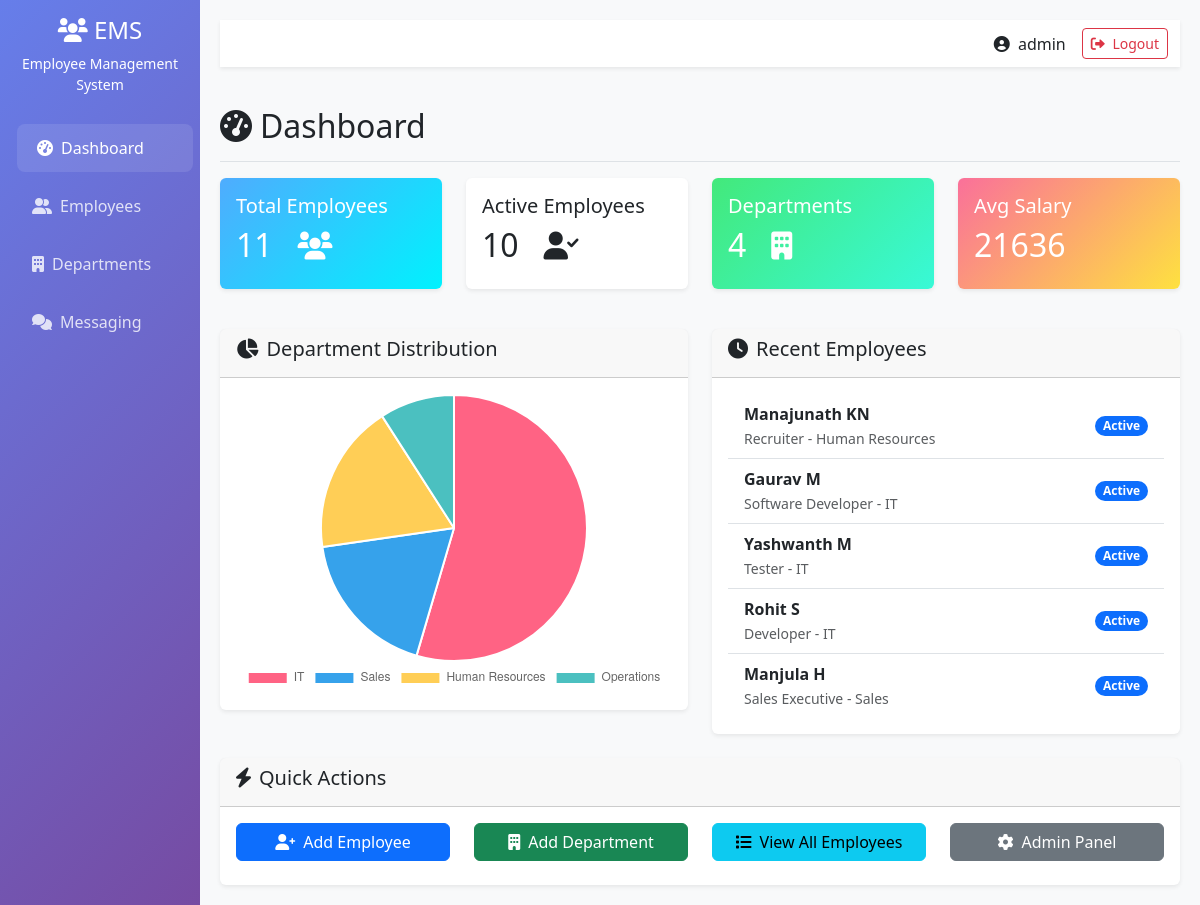
The app's page / (signed in) with its own data.
### employees/models.py (models this page shows, shortened)
class Employee(models.Model):
    GENDER_CHOICES = [
        ('M', 'Male'),
        ('F', 'Female'),
        ('O', 'Other'),
    ]
    STATUS_CHOICES = [
        ('active', 'Active'),
        ('inactive', 'Inactive'),
        ('terminated', 'Terminated'),
    ]
    employee_id = models.CharField(max_length=20, unique=True)
    first_name = models.CharField(max_length=50)
    last_name = models.CharField(max_length=50)
    email = models.EmailField(unique=True)
    phone_regex = RegexValidator(
        regex=r'^\+?1?\d{9,15}$',
        message="Phone number must be entered in the format:'+999999999'. upto 15 digits allowed."
    )
    phone_number = models.CharField(validators=[phone_regex], max_length=17)
    date_of_birth = models.DateField()
    gender = models.CharField(max_length=1, choices=GENDER_CHOICES)
    address = models.TextField()
    department = models.ForeignKey(Department, on_delete= models.CASCADE, related_name='employees')
    position = models.CharField(max_length=100)
    salary = models.DecimalField(max_digits=10, decimal_places=2)
    hire_date = models.DateField()
    status = models.CharField(max_length=20, choices=STATUS_CHOICES, default='active')
    created_at = models.DateTimeField(auto_now_add=True)
    updated_at = models.DateTimeField(auto_now=True)
    @property
    def full_name(self):
        return f"{self.first_name} {self.last_name}"
    class Meta:
        ordering = ['first_name', 'last_name']

class Department(models.Model):
    name = models.CharField(max_length=100, unique=True)
    description = models.TextField(blank=True, null=True)
    created_at = models.DateTimeField(auto_now_add=True)
    class Meta:
        ordering = ['name']

### employees/views.py (the view)
# urls.py: path('', views.dashboard, name='dashboard'),
@login_required
def dashboard(request):
    total_employees = Employee.objects.count()
    active_employees = Employee.objects.filter(status='active').count()
    total_departments = Department.objects.count()
    avg_salary = Employee.objects.aggregate(avg_salary=Avg('salary'))['avg_salary'] or 0
    dept_stats = Department.objects.annotate(
        employee_count=Count('employees')
    ). order_by('-employee_count')[:5]
    recent_employees = Employee.objects.filter(status='active').order_by('-created_at')[:5]
    context = {
        'total_employees': total_employees,
        'active_employees': active_employees,
        'total_departments': total_departments,
        'avg_salary': round(avg_salary, 2),
        'dept_stats': dept_stats,
        'recent_employees': recent_employees,
        'user': request.user,
    }
    return render(request, 'employees/dashboard.html', context)

### employees/templates/employees/dashboard.html (shortened to what this page needs)
{% extends 'employees/base.html' %}
{% block content %}
<div class="d-flex justify-content-between flex-wrap flex-md-nowrap align-items-center pt-3 pb-2 mb-3 border-bottom">
    <h1 class="h2"><i class="fas fa-tachometer-alt me-2"></i>Dashboard</h1>
</div>
<div class="row mb-4">
    <div class="col-md-3 mb-3">
        <div class="card stat-card employees">
            <div class="card-body">
                <div class="d-flex justify-content-between align-items-center">
                    <div>
                        <h5 class="card-title">Total Employees</h5>
                        <h2>{{ total_employees }} &nbsp; <i class="fas fa-users fa-sm"></i></h2>
                    </div>
                </div>
            </div>
        </div>
    </div>
    <div class="col-md-3 mb-3">
        <div class="card stat-card">
            <div class="card-body">
                <div class="d-flex justify-content-between align-items-center">
                    <div>
                        <h5 class="card-title">Active Employees</h5>
                        <h2>{{ active_employees }} &nbsp; <i class="fas fa-user-check fa-sm"></i></h2>
                    </div>
                </div>
            </div>
        </div>
    </div>
    <div class="col-md-3 mb-3">
        <div class="card stat-card departments">
            <div class="card-body">
                <div class="d-flex justify-content-between align-items-center">
                    <div>
                        <h5 class="card-title">Departments</h5>
                        <h2>{{ total_departments }} &nbsp; <i class="fas fa-building fa-sm"></i></h2>
                    </div>
                </div>
            </div>
        </div>
    </div>
    <div class="col-md-3 mb-3">
        <div class="card stat-card salary">
            <div class="card-body">
                <div class="d-flex justify-content-between align-items-center">
                    <div>
                        <h5 class="card-title">Avg Salary</h5>
                        <h2>{{ avg_salary|floatformat:0 }}</h2>
                    </div>
                </div>
            </div>
        </div>
    </div>
</div>
<div class="row">
    <div class="col-md-6 mb-4">
        <div class="card">
            <div class="card-header">
                <h5><i class="fas fa-chart-pie me-2"></i>Department Distribution</h5>
            </div>
            <div class="card-body">
                <canvas id="departmentChart" height="300"></canvas>
            </div>
        </div>
    </div>
    <div class="col-md-6 mb-4">
        <div class="card">
            <div class="card-header">
                <h5><i class="fas fa-clock me-2"></i>Recent Employees</h5>
            </div>
            <div class="card-body">
                <div class="list-group list-group-flush">
                    {% for employee in recent_employees %}
                    <div class="list-group-item d-flex justify-content-between align-items-center">
                        <div>
                            <strong>{{ employee.full_name }}</strong>
                            <br>
                            <small class="text-muted">{{ employee.position }} - {{ employee.department.name }}</small>
                        </div>
                        <span class="badge bg-primary rounded-pill">{{ employee.status|title }}</span>
                    </div>
                    {% empty %}
                    <p class="text-muted">No recent employees found.</p>
                    {% endfor %}
                </div>
            </div>
        </div>
    </div>
</div>
<div class="row">
    <div class="col-12">
        <div class="card">
            <div class="card-header">
                <h5><i class="fas fa-bolt me-2"></i>Quick Actions</h5>
            </div>
            <div class="card-body">
                <div class="row">
                    <div class="col-md-3 mb-2">
                        <a href="{% url 'employee_create' %}" class="btn btn-primary w-100">
                            <i class="fas fa-user-plus me-2"></i>Add Employee
                        </a>
                    </div>
                    <div class="col-md-3 mb-2">
                        <a href="{% url 'department_create' %}" class="btn btn-success w-100">
                            <i class="fas fa-building me-2"></i>Add Department
                        </a>
                    </div>
                    <div class="col-md-3 mb-2">
                        <a href="{% url 'employee_list' %}" class="btn btn-info w-100">
                            <i class="fas fa-list me-2"></i>View All Employees
                        </a>
                    </div>
                    <div class="col-md-3 mb-2">
                        <a href="/admin/" class="btn btn-secondary w-100">
                            <i class="fas fa-cog me-2"></i>Admin Panel
                        </a>
                    </div>
                </div>
            </div>
        </div>
    </div>
</div>
{% endblock %}
{% block scripts %}
<script>
// Department Chart
const ctx = document.getElementById('departmentChart').getContext('2d');
const departmentChart = new Chart(ctx, {
    type: 'pie',
    data: {
        labels: [
            {% for dept in dept_stats %}
            '{{ dept.name }}'{% if not forloop.last %},{% endif %}
            {% endfor %}
        ],
        datasets: [{
            data: [
                {% for dept in dept_stats %}
                {{ dept.employee_count }}{% if not forloop.last %},{% endif %}
                {% endfor %}
            ],
            backgroundColor: [
                '#FF6384',
                '#36A2EB',
                '#FFCE56',
                '#4BC0C0',
                '#9966FF'
            ]
        }]
    },
    options: {
        responsive: true,
        maintainAspectRatio: false,
        plugins: {
            legend: {
                position: 'bottom'
            }
        }
    }
});
</script>
{% endblock %}

### employees/templates/employees/base.html (shortened to what this page needs)
{% load static %}
<!DOCTYPE html>
<html lang="en">
<head>
  <link href="https://cdnjs.cloudflare.com/ajax/libs/bootstrap/5.3.0/css/bootstrap.min.css" rel="stylesheet">
  <link href="https://cdnjs.cloudflare.com/ajax/libs/font-awesome/6.0.0/css/all.min.css" rel="stylesheet">
</head>
<body>
  <div class="container-fluid">
    <div class="row">
      <nav id="sidebarMenu" class="col-md-3 col-lg-2 d-md-block sidebar collapse">
        <div class="position-sticky pt-3">
          <div class="text-center mb-4">
            <h4><i class="fas fa-users"></i> EMS</h4>
            <p class="small">Employee Management System</p>
          </div>
          <ul class="nav flex-column">
            <li class="nav-item">
              <a class="nav-link {% if request.resolver_match.url_name == 'dashboard' %}active{% endif %}" href="{% url 'dashboard' %}">
                <i class="fas fa-tachometer-alt me-2"></i>Dashboard
              </a>
            </li>
            <li class="nav-item">
              <a class="nav-link {% if 'employee' in request.resolver_match.url_name %}active{% endif %}" href="{% url 'employee_list' %}">
                <i class="fas fa-user-friends me-2"></i>Employees
              </a>
            </li>
            <li class="nav-item">
              <a class="nav-link {% if 'department' in request.resolver_match.url_name %}active{% endif %}" href="{% url 'department_list' %}">
                <i class="fas fa-building me-2"></i>Departments
              </a>
            </li>
            <li class="nav-item">
              <a class="nav-link {% if 'messaging' in request.resolver_match.url_name %}active{% endif %}" href="{% url 'messaging_dashboard' %}">
                <i class="fas fa-comments me-2"></i>Messaging
              </a>
            </li>
          </ul>
        </div>
      </nav>
      <main class="col-md-9 ms-sm-auto col-lg-10 main-content">
        <nav class="navbar navbar-light bg-white shadow-sm mb-4">
          <div class="container-fluid">
            <div class="d-flex align-items-center ms-auto">
              <span class="me-3">
                <i class="fas fa-user-circle me-1"></i>
                {% if user.first_name %}{{ user.first_name }} {{ user.last_name }}{% else %}{{ user.username }}{% endif %}
              </span>
              <a href="{% url 'logout' %}" class="btn btn-sm btn-outline-danger">
                <i class="fas fa-sign-out-alt me-1"></i> Logout
              </a>
            </div>
          </div>
        </nav>
        {% block content %}{% endblock %}
      </main>
    </div>
  </div>
  {% block scripts %}{% endblock %}
</body>
</html>

### employees/templates/employees/base.html (style rules this page uses)
.sidebar { background: linear-gradient(135deg, #667eea 0%, #764ba2 100%); min-height: 100vh; color: white; }
.sidebar .nav-link { color: rgba(255,255,255,0.8); padding: 12px 20px; border-radius: 8px; margin: 5px 0; transition: all 0.3s ease; }
.sidebar .nav-link:hover, .sidebar .nav-link.active { color: white; background: rgba(255,255,255,0.1); transform: translateX(5px); }
.main-content { background: #f8f9fa; min-height: 100vh; padding: 20px; }
.card { border: none; box-shadow: 0 0.125rem 0.25rem rgba(0,0,0,0.075); transition: transform 0.2s; }
.stat-card.employees { background: linear-gradient(135deg, #4facfe, #00f2fe); color:white; }
.stat-card.departments { background: linear-gradient(135deg, #43e97b, #38f9d7); color:white; }
.stat-card.salary { background: linear-gradient(135deg, #fa709a, #fee140); color:white; }

### records on screen
Employee: full_name "Manajunath KN", position "Recruiter", department.name "Human Resources", status "Active"
Employee: full_name "Gaurav M", position "Software Developer", department.name "IT", status "Active"
Employee: full_name "Yashwanth M", position "Tester", department.name "IT", status "Active"
Employee: full_name "Rohit S", position "Developer", department.name "IT", status "Active"
Employee: full_name "Manjula H", position "Sales Executive", department.name "Sales", status "Active"

### other values on screen
{{ user.username }} "admin"
{{ total_employees }} "11"
{{ active_employees }} "10"
{{ total_departments }} "4"
{{ avg_salary|floatformat:0 }} "21636"
chart data {{ dept.name }} IT, Sales, Human Resources, Operations
chart data {{ dept.employee_count }} 6, 2, 2, 1
